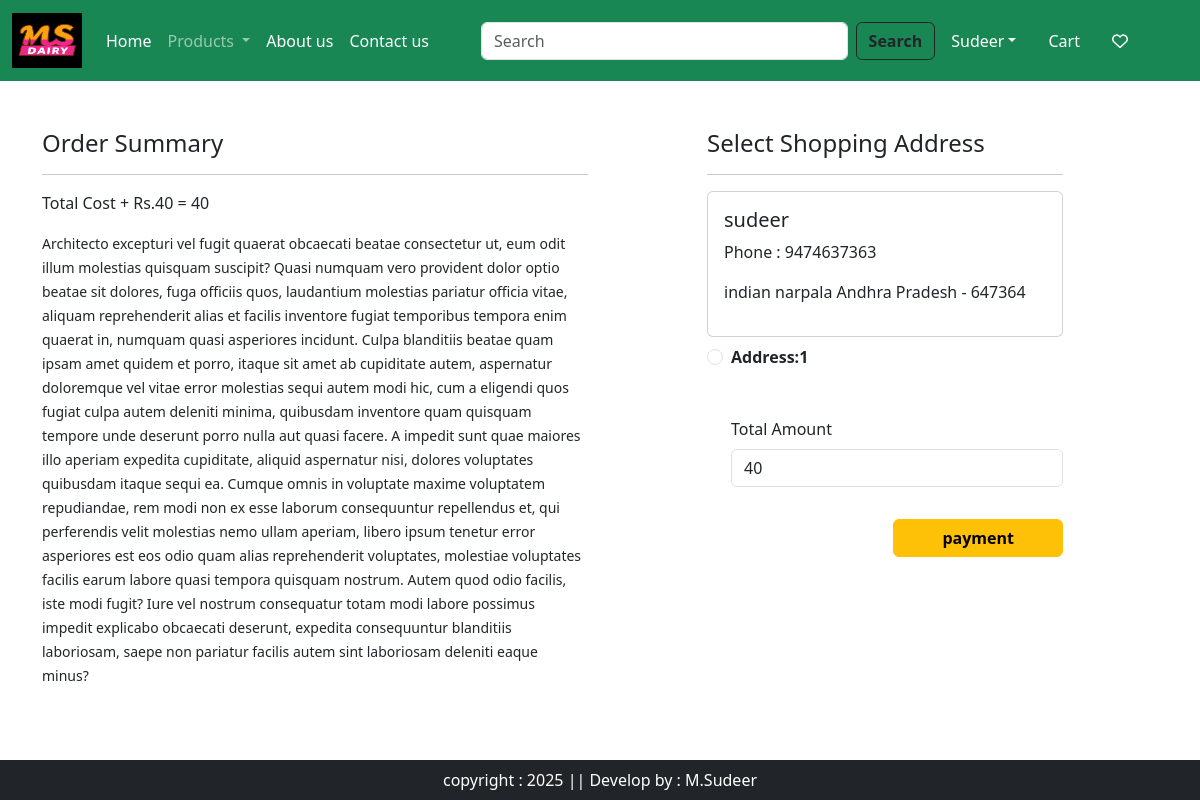
The page /checkout/ (signed in) on the database its author committed.
### app/models.py (models this page shows, shortened)
class Customer(models.Model):
    user=models.ForeignKey(User,on_delete=models.CASCADE)
    name=models.CharField(max_length=200)
    locality=models.CharField(max_length=200)
    city=models.CharField(max_length=200)
    mobile=models.IntegerField(default=0)
    pincode=models.IntegerField()
    state=models.CharField(choices=STATE_CHOICE, max_length=100)

### app/views.py (the view)
# urls.py: path("checkout/", views.checkout.as_view(), name="checkout"),
class checkout(View):
    def get(self,request):
        user=request.user
        add = Customer.objects.filter(user=user)
        cart_items = Cart.objects.filter(user=user)
        famount=0
        for p in cart_items:
            value = p.quantity*p.product.discount_price
            famount = famount+value
        totalamount = famount+40
        return render(request,'app/checkout.html',locals())

### app/templates/app/checkout.html (shortened to what this page needs)
{% extends "app/index.html" %}
{% load static %}
{% block main-content %}
    <div class="container">
        <div class="row mt-5">
            <div class="col-sm-6">
                <h4>Order Summary</h4>
                <hr>
                <p>Total Cost + Rs.40 = {{totalamount}}</p>
                <small>{% lorem 2 b random %}</small>
            </div>
            <div class="col-sm-4 offset-sm-1">
                <h4>Select Shopping Address</h4>
                <hr>
                <form method="post" id="myform">
                    {% for ad in add %}
                        <div class="card">
                            <div class="card-body">
                                <h5>{{ad.name}}</h5>
                                <p>Phone : {{ad.mobile}}</p>
                                <p>{{ad.locality}} {{ad.city}} {{ad.state}} - {{ad.pincode}}</p>
                            </div>
                        </div>
                        <div class="form-check mt-2 mb-5">
                            <input class="form-check-input" type="radio" name="custid" id="custadd{{forloop.counter}}" value="{{ad.id}}">
                            <label class="form-check-label fw-bold" for="custadd{{forloop.counter}}">
                                Address:{{forloop.counter}}
                            </label>
                        </div>
                    {% endfor %}
                    <div class="form-check mb-3">
                        <label for="totalamount" class="form-label">Total Amount</label>
                        <input type="number" class="form-control" name="totalamount" value={{totalamount}} readonly>
                    </div>
                    <div class="text-end">
                        <a href="#" class="btn btn-warning mt-3 px-5 fw-bold">payment</a>
                    </div>
                </form>
            </div>
        </div>
    </div>
{% endblock main-content %}

### app/templates/app/index.html (shortened to what this page needs)
<!DOCTYPE html>
{% load static %}
<html lang="en">
<head>
    <link href="https://cdn.jsdelivr.net/npm/bootstrap@5.3.8/dist/css/bootstrap.min.css" rel="stylesheet">
    <link rel="stylesheet" href="https://cdnjs.cloudflare.com/ajax/libs/font-awesome/7.0.1/css/all.min.css">
    <link rel="stylesheet" href="{% static 'app/css/owl.carousel.min.css' %}">
    <link rel="stylesheet" href="{% static 'app/css/all.min.css' %}">
    <link rel="stylesheet" href="{% static 'app/css/style.css' %}">
</head>
<body style="margin-bottom:100px;">
    <nav class="navbar navbar-expand-lg navbar-dark bg-success">
        <div class="container-fluid">
            <a class="navbar-brand" href="#">
                <img src= "{% static 'app/images/msd.png' %}" width="70px" height="55px">
            </a>
            <div class="collapse navbar-collapse" id="navbarSupportedContent">
                <ul class="navbar-nav me-auto mb-2 mb-lg-0">
                    {% if  request.user.is_authenticated %}
                    <li class="nav-item">
                        <a class="nav-link active" aria-current="page" href="/">Home</a>
                    </li>
                    <li class="nav-item dropdown">
                        <a class="nav-link dropdown-toggle" href="#" role="button" data-bs-toggle="dropdown"
                            aria-expanded="false">
                            Products
                        </a>
                    </li>
                    <li class="nav-item">
                        <a class="nav-link text-white" href="{% url 'about' %}">About us</a>
                    </li>
                    <li class="nav-item">
                        <a class="nav-link text-white" href="{% url 'contact' %}">Contact us</a>
                    </li>
                </ul>
                <form class="d-flex col-sm-5 sm-col-5" role="search" action="/search" method="GET">
                    <input class="form-control me-2" name="search" type="search" placeholder="Search" aria-label="Search" />
                    <button class="btn btn-outline-dark fw-bold" type="submit">Search</button>
                </form>
                <ul class="navbar-nav me-auto mb-2 mb-lg-0">
                    <li class="nav-item dropdown mx-2">
                        <a class="nav-link dropdown-toggle text-white" href="#" id="profiledown" role="button" data-bs-toggle="dropdown">{{request.user}}</a>
                    </li>
                    <li class="nav-item mx-2">
                        <a class="nav-link text-white" href="{% url 'showcart' %}">Cart</a>
                    </li>
                    <li class="nav-item mx-2">
                        <a class="nav-link text-white" href="#"><i class="fa-regular fa-heart"></i></a>
                    </li>
                    {% endif %}
                </ul>
            </div>
        </div>
    </nav>
    {% block main-content %}{% endblock main-content %}
    <footer class="container-fluid text-center bg-dark text-white p-2 mt-5 fixed-bottom">
        copyright : 2025 || Develop by : M.Sudeer
    </footer>
</body>
</html>

### rows shown on the page
Customer: name "sudeer", mobile "9474637363", locality "indian", city "narpala", state "Andhra Pradesh", pincode "647364"

### other values the page prints
{{ request.user }} "Sudeer"
{{ totalamount }} "40"
